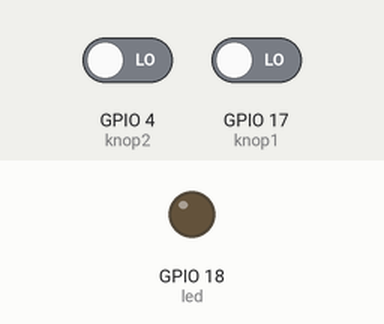
Bench run of a program on a simulated Raspberry Pi (BCM pin numbers). Shown: output pins drawn as LEDs (lit = HIGH). The test bench sets the inputs (shaded band); at power-on: GPIO 4 (knop2) LOW, GPIO 17 (knop1) LOW. The clock reads 2024-03-15 10:24:30 at power-on unless the program sets it.

Above: at 1.2 s.
1.3 s: GPIO 4 (knop2) driven HIGH and GPIO 17 (knop1) driven HIGH
At 2.3 s:
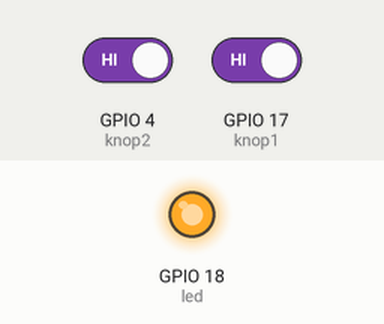
2.8 s: GPIO 4 (knop2) driven LOW
At 3.5 s:
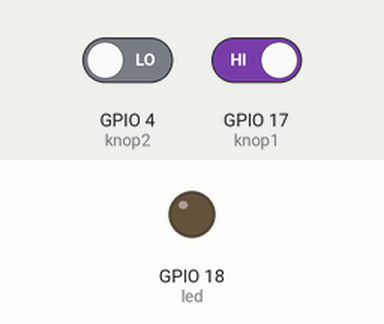
4.3 s: GPIO 4 (knop2) driven HIGH
At 4.6 s:
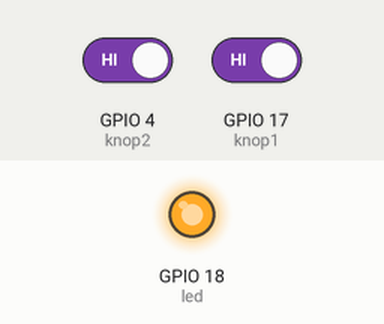
Timing chart, 0 to 7.3 s (numbered marks = the images above; inputs shaded):
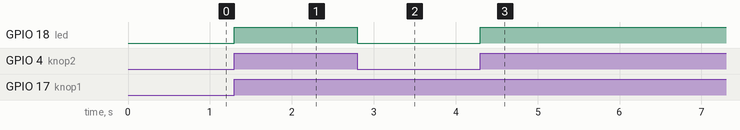

Measured:
- after the input at 1.3 s, GPIO 18 (led): LOW → HIGH at once
- after the input at 2.8 s, GPIO 18 (led): HIGH → LOW at once
- after the input at 4.3 s, GPIO 18 (led): LOW → HIGH at once

The program:

drukknop2.py
```python
import gpiozero as io #importeer de 'io' modulo
from gpiozero import LED #importeer de 'led' modulo
import time #importeer de 'sleep' modulo

knop1 = io.Button(17,pull_up=0) #declareer io-pin 3 als button
knop2 = io.Button(4,pull_up=0) #declareer io-pin 4 als button
led = LED(18) #declareer pin 18 als variabele led

huidigeTijd = 0 # variabele is gelijk aan 0
vorigeTijd = 0 # variabele is gelijk aan 0
status = 0 # variabele is gelijk aan 0

while True: # wanneer waar
    if ((knop1.value or knop2.value) and status == 0): # als de waarde van EEN van de druknoppen hoog is
        huidigeTijd = time.time() #huidigeTijd is gelijk aan millis
        status = 1 # variabele is gelijk aan 0
        if (knop1.value and knop2.value): # als beide knoppen hoog zijn
            vorigeTijd = time.time() #vorigeTijd is gelijk aan millis
            if ((huidigeTijd - vorigeTijd) <= 0.2): # als het verschil van de huidigeTijd en vorigeTijd groter is dan 200
                led.on() # led aan
        else: # anders
            led.off() # led uit
    else: # anders
        status = 0 # variabele is gelijk aan 0
        
```
